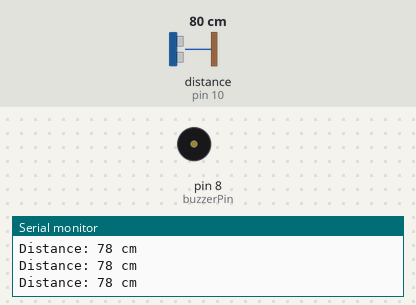
The sketch below on a simulated Arduino Uno, built with avr-gcc and run on an emulated ATmega328P. On the bench: buzzer (waves = sounding, pin HIGH), the last lines printed to the serial monitor. Wiring (inferred from the names in the program): ultrasonic range finder: trigger pin 9; echo pin 10. The inputs (shaded band) are chosen by the test bench; at power-on: distance to the obstacle (sensor on pin 10) 80 cm. The echo pulse lasts 58.3 µs per cm; pins used as bus, display or sensor lines are not drawn.

Above: at 1.2 s.
1.3 s: distance to the obstacle (sensor on pin 10) set to 56 cm
4.3 s: distance to the obstacle (sensor on pin 10) set to 47 cm
At 4.49 s:
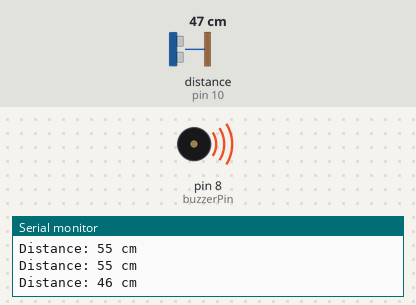
7.3 s: distance to the obstacle (sensor on pin 10) set to 60 cm
At 8.0 s:
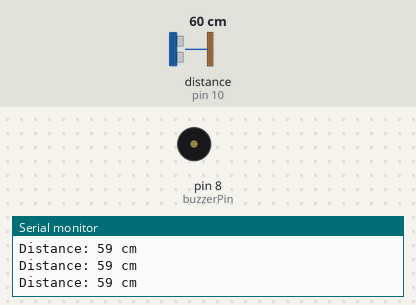
8.8 s: distance to the obstacle (sensor on pin 10) set to 2 cm
At 8.96 s:
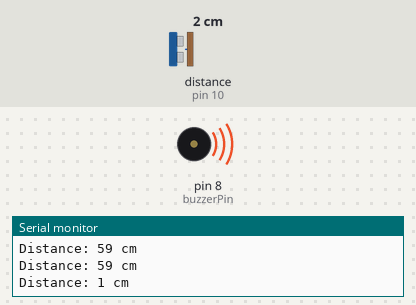
Timing chart, 0 to 12.8 s (numbered marks = the images above; inputs shaded):
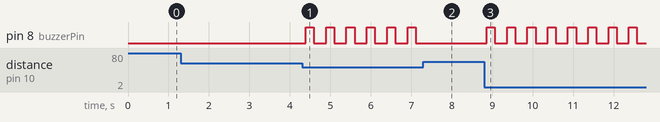

The sketch:

blink_stick_code.ino
```cpp
// Pins
const int trigPin = 9;
const int echoPin = 10;
const int buzzerPin = 8;

// Distance threshold in cm
const int distanceThreshold = 50;

void setup() {
  pinMode(trigPin, OUTPUT);
  pinMode(echoPin, INPUT);
  pinMode(buzzerPin, OUTPUT);
  Serial.begin(9600);
}

void loop() {
  long duration;
  int distance;

  // Send ultrasonic pulse
  digitalWrite(trigPin, LOW);
  delayMicroseconds(2);
  digitalWrite(trigPin, HIGH);
  delayMicroseconds(10);
  digitalWrite(trigPin, LOW);

  // Read echo time
  duration = pulseIn(echoPin, HIGH);

  // Convert to distance (in cm)
  distance = duration * 0.034 / 2;

  Serial.print("Distance: ");
  Serial.print(distance);
  Serial.println(" cm");

  // Activate buzzer if obstacle is close
  if (distance > 0 && distance < distanceThreshold) {
    digitalWrite(buzzerPin, HIGH);
    delay(200);
    digitalWrite(buzzerPin, LOW);
    delay(200);
  } else {
    digitalWrite(buzzerPin, LOW);
  }

  delay(100);
}
```

Measured:
- the behaviour switches between 51 and 50 cm on distance to the obstacle (sensor on pin 10) (found by bisection; images 0 and 1)
- after the input at 4.3 s, pin 8 (buzzerPin): alternates HIGH for 0.20 s and LOW for 0.30 s, starting after 0.09 s
- after the input at 7.3 s, pin 8 (buzzerPin): stops changing and stays LOW
- after the input at 8.8 s, pin 8 (buzzerPin): alternates HIGH for 0.20 s and LOW for 0.30 s, starting after 0.07 s
